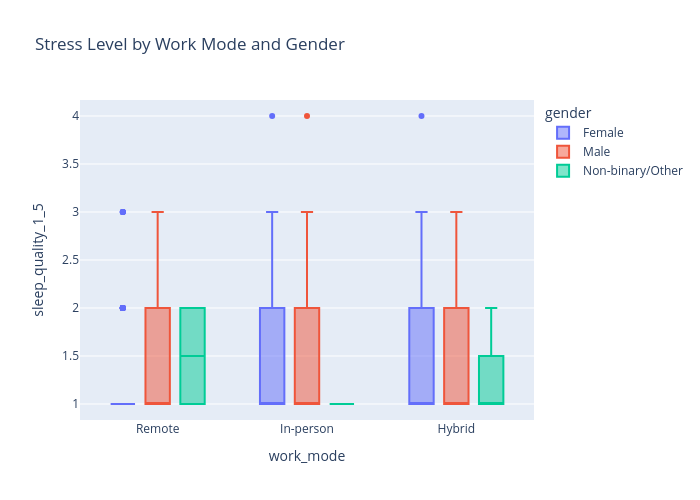

Here is the notebook cell this chart was saved with:
### Markdown cell above
> 다 왜 이렇게 낮아..ㅎㅎㅎ

### Code cell
fig = px.box(
    df,
    x="work_mode",
    y="sleep_quality_1_5",
    color="gender",  
    title="Stress Level by Work Mode and Gender",
    height=500,
    width=700
)
fig.show()

### Figure 1 — Plotly figure (JSON) as saved in the notebook; plotly's stock layout.template omitted (floating-point values rounded to 4 significant figures; data arrays with more than 128 entries replaced by an {"elided": "..."} marker saying what was removed)
{"data": [{"alignmentgroup": "True", "hovertemplate": "gender=Female<br>work_mode=%{x}<br>sleep_quality_1_5=%{y}<extra></extra>", "legendgroup": "Female", "marker": {"color": "#636efa"}, "name": "Female", "notched": false, "offsetgroup": "Female", "orientation": "v", "showlegend": true, "type": "box", "x": {"elided": "222 str values"}, "x0": " ", "xaxis": "x", "y": {"elided": "222 int values"}, "y0": " ", "yaxis": "y"}, {"alignmentgroup": "True", "hovertemplate": "gender=Male<br>work_mode=%{x}<br>sleep_quality_1_5=%{y}<extra></extra>", "legendgroup": "Male", "marker": {"color": "#EF553B"}, "name": "Male", "notched": false, "offsetgroup": "Male", "orientation": "v", "showlegend": true, "type": "box", "x": {"elided": "170 str values"}, "x0": " ", "xaxis": "x", "y": {"elided": "170 int values"}, "y0": " ", "yaxis": "y"}, {"alignmentgroup": "True", "hovertemplate": "gender=Non-binary/Other<br>work_mode=%{x}<br>sleep_quality_1_5=%{y}<extra></extra>", "legendgroup": "Non-binary/Other", "marker": {"color": "#00cc96"}, "name": "Non-binary/Other", "notched": false, "offsetgroup": "Non-binary/Other", "orientation": "v", "showlegend": true, "type": "box", "x": ["Hybrid", "Remote", "Hybrid", "Hybrid", "Hybrid", "Remote", "In-person", "In-person"], "x0": " ", "xaxis": "x", "y": [1, 2, 2, 1, 1, 1, 1, 1], "y0": " ", "yaxis": "y"}], "layout": {"boxmode": "group", "height": 500, "legend": {"title": {"text": "gender"}, "tracegroupgap": 0}, "title": {"text": "Stress Level by Work Mode and Gender"}, "width": 700, "xaxis": {"anchor": "y", "autorange": true, "domain": [0, 1], "range": [-0.5204, 2.52], "title": {"text": "work_mode"}, "type": "category"}, "yaxis": {"anchor": "x", "autorange": true, "domain": [0, 1], "range": [0.8333, 4.167], "title": {"text": "sleep_quality_1_5"}, "type": "linear"}}}
